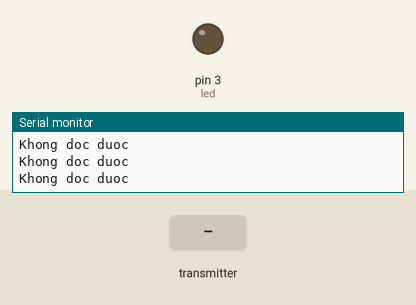
Simulated run of this sketch. Board: Arduino Mega 2560, built with avr-gcc and run on an emulated ATmega2560. On the bench: output pins drawn as LEDs (lit = HIGH), the last lines printed to the serial monitor. The inputs (shaded band) are chosen by the test bench. No radio packets arrive unless stated.

Above: at 1.3 s.
1.4 s: the transmitter starts sending msg.0 = 64
At 2.1 s:
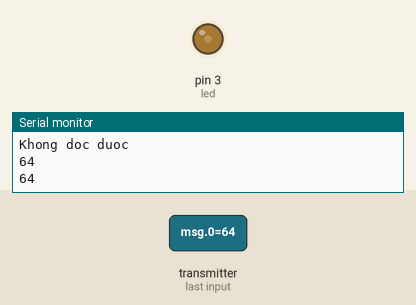
3.0 s: the transmitter starts sending msg.0 = 128
At 3.3 s:
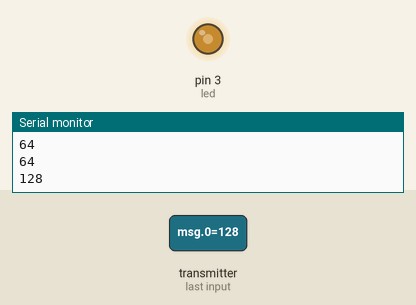
4.5 s: the transmitter starts sending msg.0 = 255
At 5.9 s:
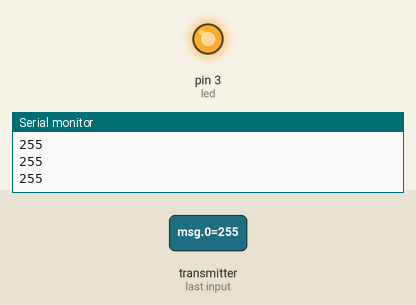
Timing chart, 0 to 7.5 s (numbered marks = the images above; inputs shaded):
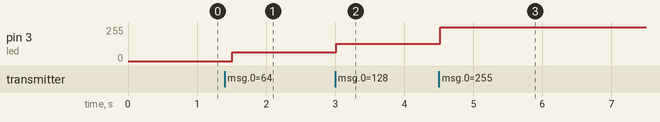

The sketch:

Recieve.ino
```cpp
#include <SPI.h>
#include "RF24.h"

const uint64_t pipe = 0xE8E8F0F0E1LL; // địa chỉ phát
RF24 radio(9,10);//thay 10 thành 53 với mega
byte msg[3];
const int led = 3;
int led_st = 0;

void setup(){
  Serial.begin(9600);
  radio.begin();
  radio.setAutoAck(1);
  radio.setDataRate(RF24_1MBPS);    // Tốc độ dữ liệu
  radio.setChannel(10);               // Đặt kênh
  radio.openReadingPipe(1,pipe);
  radio.startListening();
  pinMode(led, OUTPUT);
}

void loop(){

  if (radio.available()){
    while (radio.available()){
      radio.read(&msg, sizeof(msg));
      Serial.println(msg[0]);
      analogWrite(led, msg[0]);
    }
  }else{
    Serial.println("Khong doc duoc");
  }
  delay(500);
}
```

Measured:
- after the input at 1.4 s, pin 3 (led): 0/255 → 64/255 after 0.11 s
- after the input at 3.0 s, pin 3 (led): 64/255 → 128/255 at once
- after the input at 4.5 s, pin 3 (led): 128/255 → 255/255 at once
